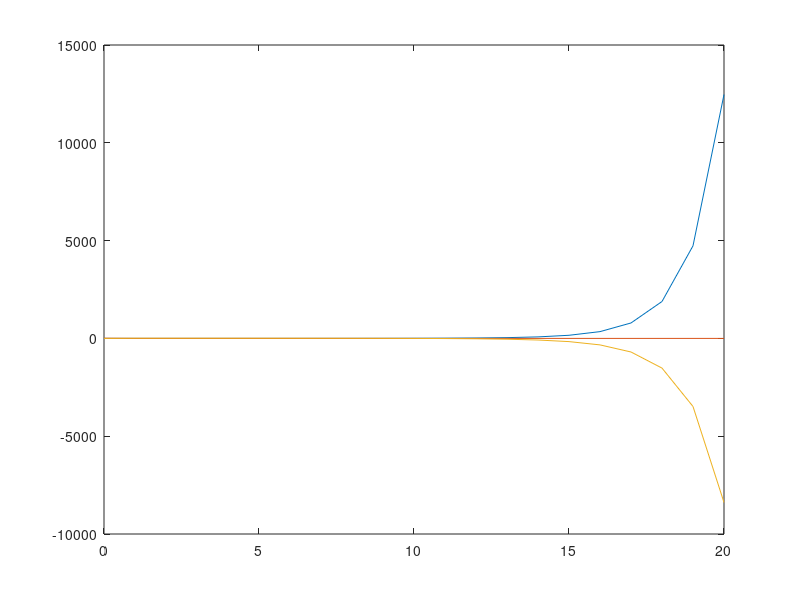

Source code (MATLAB):
%PS3 Problem 4
%No T is given, so declare it at the beginning of the program, and for any
%theta
T=20;
time=linspace(0,20,21);
theta=0.8;
%variable initialization (fixed)
w=zeros(T+1,1);
w(1)=10;
beta=0.99;
r=0.05;
%these variables will be determined
a=zeros(T+1,1);
c=zeros(T+1,1);
%computation (could also be written as a function)
num=zeros(T+1);
denom=zeros(T+1);
for i=0:T
  num(i+1)=w(i+1)*(1+r)^(-i);  
  denom(i+1)=((1+r)^((1-theta)/theta)*beta^(1/theta))^i;  
end
c(1)=sum(num)/sum(denom);
for i=1:T
  c(i+1)=c(i)*(beta*(1+r))^(i/theta);  
  a(i+1)=a(i)*(1+r)+w(i)-c(i);
end
if a(end)<0
  disc=a(end); 
end

figure
plot(time,c,time,w,time,a);

